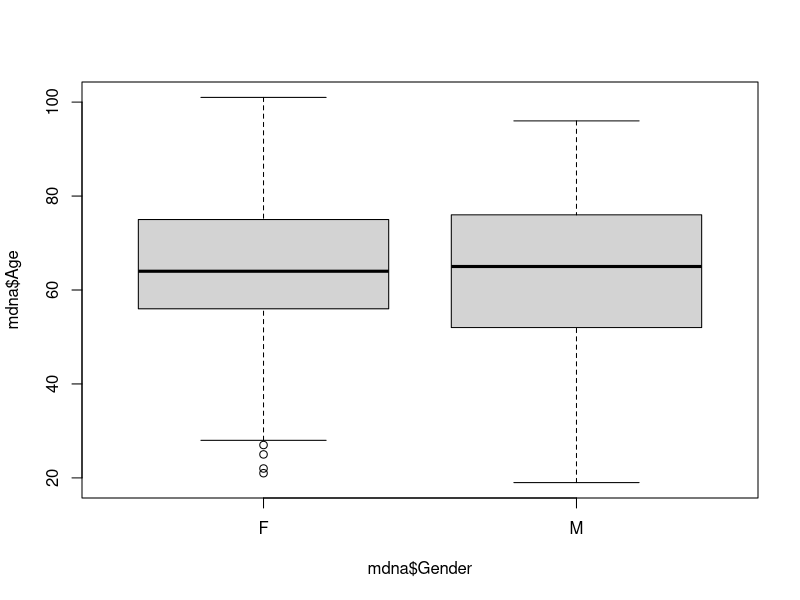
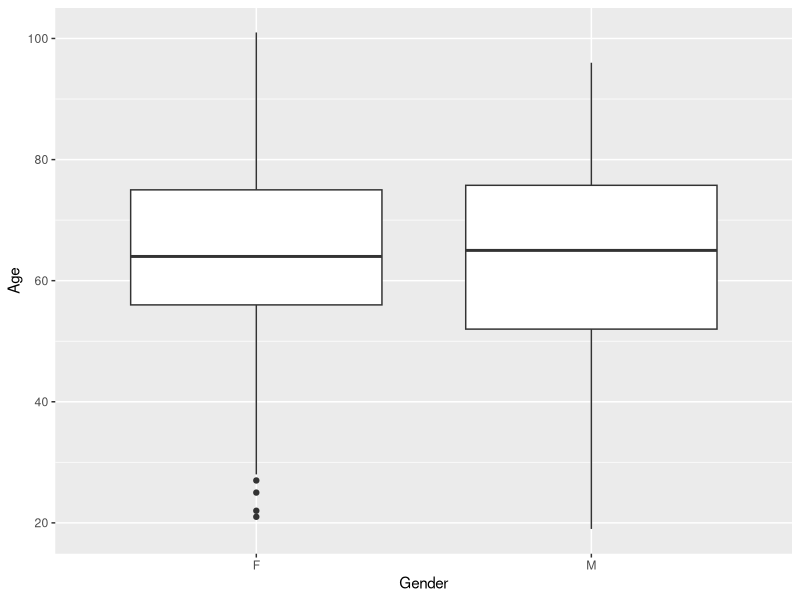
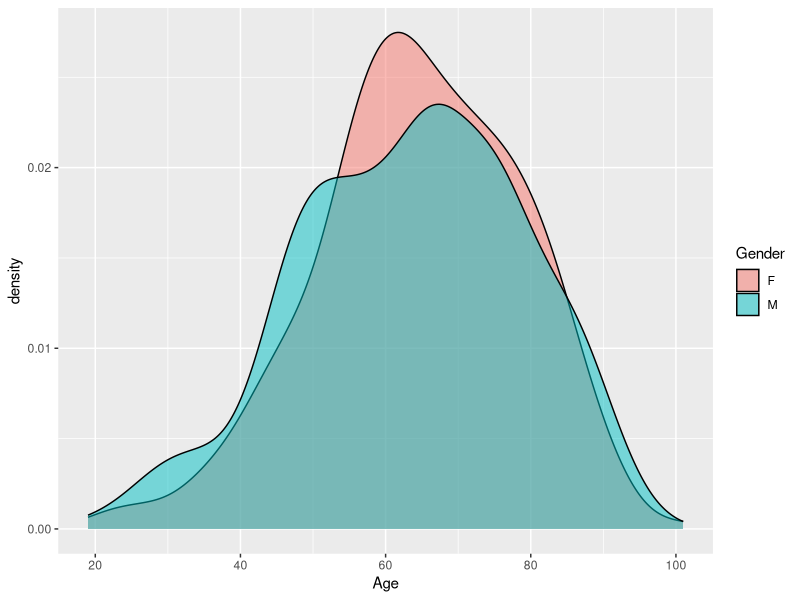
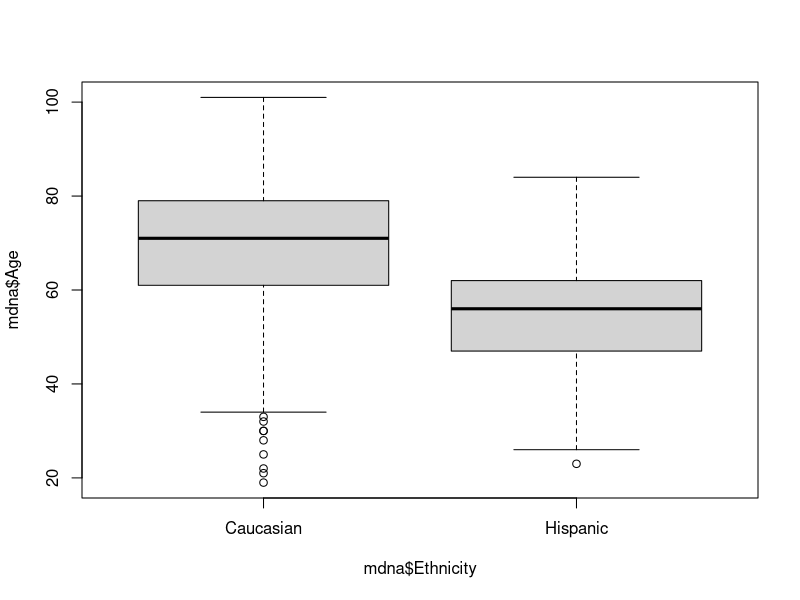
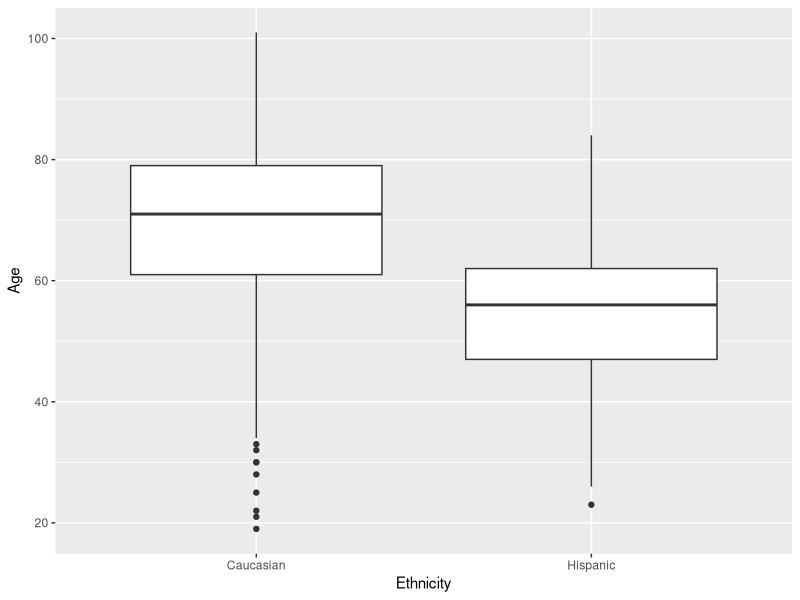
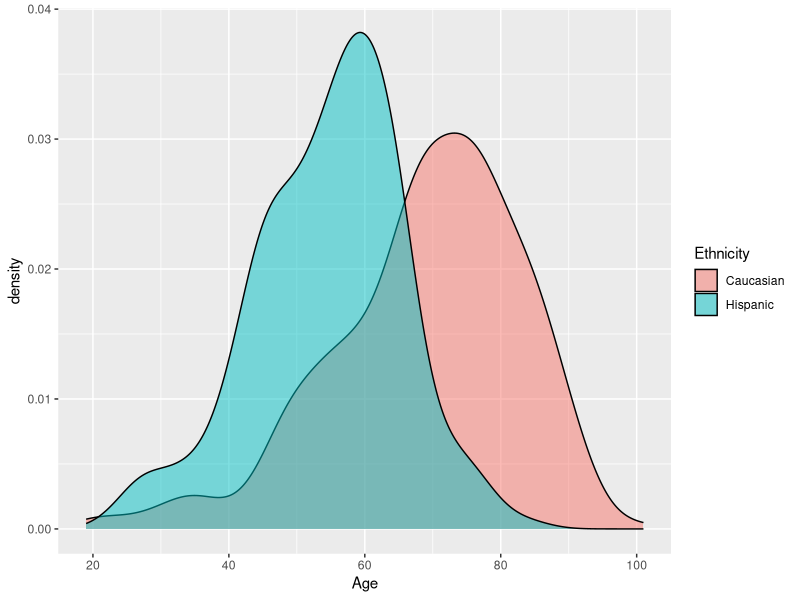
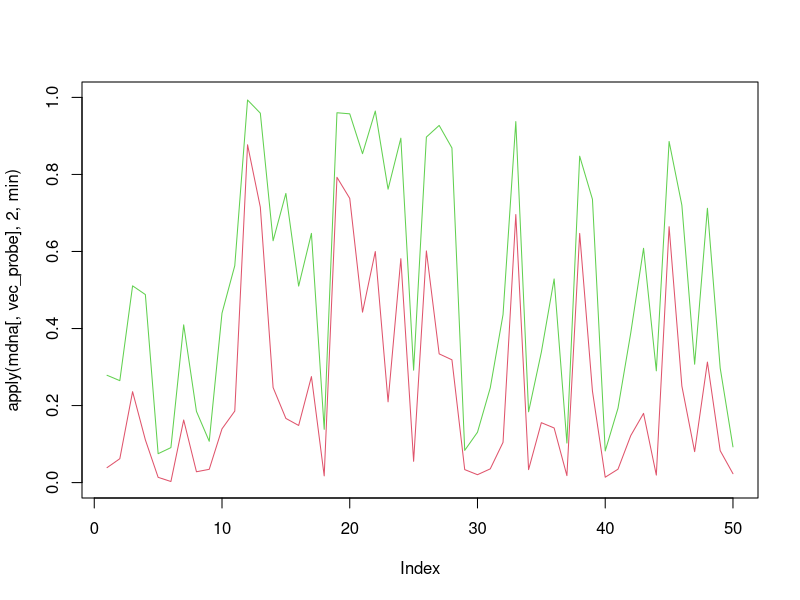
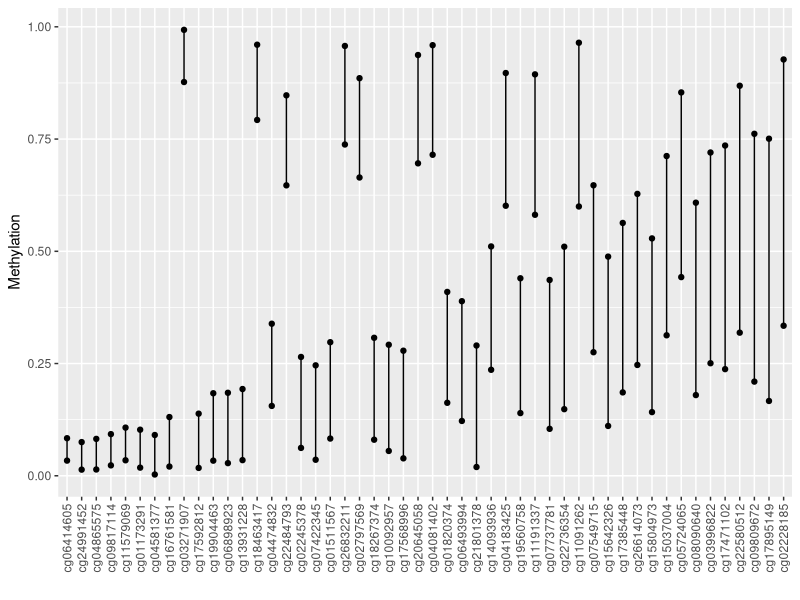

Here is the R script that generated these plots, in order:
## ---- chunk 1
knitr::opts_chunk$set(echo = TRUE,
                      warning = TRUE,
                      message = TRUE, 
                      fig.align = "center",
                      fig.asp = 0.618,
                      fig.width = 10,
                      dpi = 200, 
                      out.width = "75%")
## ---- chunk 2
library(here)       # easy directory management, as here("YOUR/FILE/PATH")
library(data.table) # fast data wrangling
library(magrittr)   # use of pipe operator `%>%`
library(ggplot2)    # graphics
library(nortest)    # normality assessment test
## ---- chunk 3
# base R
mdna <- read.csv(here("data/methDNA_data_Hannun_etal_2013.csv"), header = TRUE)

# alternative: using data.table's fread()
# mdna <- fread(here("data/methDNA_data_Hannun_etal_2013.csv"), header = TRUE)
## ---- chunk 4
# look at first 8 cols from the data
head(mdna[, 1:8])
## ---- chunk 5
# get a vector with all column names with their pattern starting with "cg" (i.e., the names of all CpG probes)
vec_probe <- grep("^cg", colnames(mdna), value = TRUE)
## ---- chunk 6
# Look through the group categories
table(mdna$Gender)
table(mdna$Ethnicity)

# gender and ethnicity
table(mdna$Ethnicity, mdna$Gender)

# proportions
round(prop.table(table(mdna$Ethnicity, mdna$Gender), margin = 2), 2)
round(prop.table(table(mdna$Ethnicity, mdna$Gender), margin = 1), 2)

# Pearson's Chi-squared test
chisq.test(table(mdna$Gender, mdna$Ethnicity))
## ---- chunk 7
# Gender and Age
boxplot(mdna$Age ~ mdna$Gender)

quantile(subset(mdna, Gender == "F")$Age)
quantile(subset(mdna, Gender == "M")$Age)

# Mann-Whitney U test
wilcox.test(mdna$Age ~ mdna$Gender)
## ---- chunk 8
# ggplot2 alternatives

# boxplot:
ggplot(mdna, aes(x = Gender, y = Age)) +
  geom_boxplot()

# density plot:
ggplot(mdna, aes(Age, fill = Gender)) +
  geom_density(alpha = 0.5)
## ---- chunk 9
# Ethnicity and Age
boxplot(mdna$Age ~ mdna$Ethnicity)

quantile(subset(mdna, Ethnicity == "Caucasian")$Age)
quantile(subset(mdna, Ethnicity == "Hispanic")$Age)

# Mann-Whitney U test
wilcox.test(mdna$Age ~ mdna$Ethnicity)
## ---- chunk 10
# ggplot2 alternatives

# boxplot:
ggplot(mdna, aes(x = Ethnicity, y = Age)) +
  geom_boxplot()

# density plot:
ggplot(mdna, aes(Age, fill = Ethnicity)) +
  geom_density(alpha = 0.5)
## ---- chunk 11
# base summary
summary(mdna[, vec_probe])

# limits of all CpG values
range(apply(mdna[, vec_probe], 2, min), 
      apply(mdna[, vec_probe], 2, max))
## ---- chunk 12
# try: 

plot(apply(mdna[, vec_probe], 2, min), ylim = c(0, 1), pch = 16, col = 2, type = "l")
lines(apply(mdna[, vec_probe], 2, max), pch = 16, col = 3)

# the same thing but easier to look at
as.data.table(mdna) %>% 
  melt(measure.vars = vec_probe, variable.name = "id_probe", value.name = "methylation") %>% 
  .[, `:=` (m_min = min(methylation), m_max = max(methylation)), by = id_probe] %>% 
  .[, m_diff := m_max - m_min] %>%
  .[, .(id_probe, m_min, m_max, m_diff)] %>% 
  unique %>% 
  ggplot(aes(x = reorder(id_probe, m_diff))) +
  geom_segment(aes(y = m_min, yend = m_max, xend = reorder(id_probe, m_diff))) +
  geom_point(aes(y = m_min)) +
  geom_point(aes(y = m_max)) +
  labs(x = "", y = "Methylation") +
  theme(axis.text.x = element_text(angle = 90, hjust = 1, vjust = 0.5))
## ---- chunk 13
# function for the log-odds transformation
logodds_trans <- function(p) log(p / (1 - p))
## ---- chunk 14
# transform the percentage values into log-odds
probe_logodds <- apply(mdna[, vec_probe], 2, logodds_trans)

# create data frame to work with
mdna_logodds <- data.frame(mdna[, 1:4], probe_logodds)

# alternatively, try with the methylation values as percentages
mdna_percent <- data.frame(mdna[, 1:4], mdna[, vec_probe]*100)
## ---- chunk 15
# CpG probes correlation with Age
vec_cor_values <- sapply(seq(vec_probe), function(x) cor(mdna_logodds$Age, mdna_logodds[, vec_probe[x]], method = "spearman"))

# look at the correlation values between each probe and Age
plot(vec_cor_values, ylim = c(-1, 1), ylab = "Spearman's Correlation")
abline(h = 0, lty = 2)

# density plot
plot(density(vec_cor_values), xlab = "Spearman's Correlation", xlim = c(-1, 1))

# save the CpG probes ordered by their absolute correlation value
vec_probe_cor <- vec_probe[order(abs(vec_cor_values), decreasing = TRUE)]
## ---- chunk 16
# CpG: cg17568996

# linear regression: formula as Y ~ x
fit1 <- lm(Age ~ cg17568996, data = mdna_logodds)

# look at the models' summary
summary(fit1)
## ---- chunk 17
# residual analysis
fit1$residuals
# or
# resid(fit1)

# density plot
plot(density(fit1$residuals))

# Q-Q plot
qqnorm(fit1$residuals)
qqline(fit1$residuals)

# histogram
hist(fit1$residuals)

# diagnostic plots
par(mfrow = c(2,2))
plot(fit1)
par(mfrow = c(1,1))
## ---- chunk 18
# proposal 1: Shapiro-Wilk normality test
shapiro.test(fit1$residuals)

# proposal 2: Lilliefors (Kolmogorov-Smirnov) normality test
nortest::lillie.test(fit1$residuals)
## ---- chunk 19
pred_fit1 <- predict(fit1)


# look at the fitted results
boxplot(pred_fit1)
range(pred_fit1)

plot(mdna_logodds$Age, pred_fit1, xlim = c(0, 100), ylim = c(0, 100))
abline(lm(pred_fit1 ~ mdna_logodds$Age))
abline(0, 1, lty = 2, col = "gray55")
## ---- chunk 20
# vector with percentages of interest
methylation_interest <- c(0.1, 0.25, 0.5, 0.75, 0.9)
# don't forget to transform the data!

# model predictions with 95% CI on estimates
predictions_fit1 <- predict(fit1, newdata = data.frame(cg17568996 = logodds_trans(methylation_interest)), interval = "confidence")

cbind(methylation = logodds_trans(methylation_interest), predictions_fit1) %>% 
  as.data.frame %>% 
  ggplot(aes(methylation, fit)) +
  geom_point(size = 2) +
  geom_errorbar(aes(ymin = lwr, ymax = upr), width = 0.2) +
  scale_y_continuous(limits = c(0, 100)) +
  labs(x = "Log-odds Methylation", y = "fit1 predicted ages")
## ---- chunk 21
# CpG probe: cg22736354

# linear regression
fit2 <- lm(Age ~ cg22736354, data = mdna_logodds)

# summary
summary(fit2)
## ---- chunk 22
# residuals analysis
lillie.test(fit2$residuals)

qqnorm(fit2$residuals)
qqline(fit2$residuals)
## ---- chunk 23
pred_fit2 <- fit2$fitted.values # this an alternative to the predict() of the fitted values

hist(pred_fit2)

# fitted results
plot(pred_fit2 ~ mdna_logodds$Age, xlim = c(0, 100), ylim = c(0, 100))
abline(lm(pred_fit2 ~ mdna_logodds$Age))
abline(0,1, lty = 2, col = "gray55")
## ---- chunk 24
# model predictions with 95% CI on estimates
predictions_fit2 <- predict(fit2, newdata = data.frame(cg22736354 = logodds_trans(methylation_interest)), interval = "confidence")

cbind(methylation = logodds_trans(methylation_interest), predictions_fit2) %>% 
  as.data.frame %>% 
  ggplot(aes(methylation, fit)) +
  geom_point(size = 2) +
  geom_errorbar(aes(ymin = lwr, ymax = upr), width = 0.2) +
  scale_y_continuous(limits = c(-15, 300)) +
  labs(x = "Log-odds Methylation", y = "fit1 predicted ages")

# justification to the slope
plot(mdna_logodds$cg22736354, mdna_logodds$Age, ylim = c(0, 100))
abline(fit2)
## ---- chunk 25
# try:

par(mfrow = c(1, 2))
plot(mdna_logodds$Age, predict(fit1), xlim = c(0, 100), ylim = c(0, 100), xlab = "Age, years", ylab = "Fitted age, fit1")
abline(lm(predict(fit1) ~ mdna_logodds$Age))
abline(0,1, lty = 2, col = "gray55")
plot(mdna_logodds$Age, predict(fit2), xlim = c(0, 100), ylim = c(0, 100), xlab = "Age, years", ylab = "Fitted age, fit2")
abline(lm(predict(fit2) ~ mdna_logodds$Age))
abline(0,1, lty = 2, col = "gray55")
par(mfrow = c(1, 1))
## ---- chunk 26
# CpG: cg22736354


# define gender as a factor with "female" as reference
mdna_logodds$Gender <- relevel(factor(mdna_logodds$Gender), ref = "F")

# fit the model
fit2_g <- lm(Age ~ cg22736354 + Gender, data = mdna_logodds)

# summary
summary(fit2_g)
## ---- chunk 27
# assessing normality of residuals
lillie.test(fit2_g$residuals)

qqnorm(fit2_g$residuals)
qqline(fit2_g$residuals)
## ---- chunk 28
# predictions for age in each gender
pred_g_female <- predict(fit2_g, newdata = data.frame(cg22736354 = mdna_logodds$cg22736354, Gender = "F"), type = "response", interval = "confidence")
pred_g_male <- predict(fit2_g, newdata = data.frame(cg22736354 = mdna_logodds$cg22736354, Gender = "M"), type = "response", interval = "confidence")
## ---- chunk 29
# CpG: cg22736354

# define gender as a factor with the caucasian group as reference level
mdna_logodds$Ethnicity <- relevel(factor(mdna_logodds$Ethnicity), ref = "Caucasian")


# fit the model
fit2_e <- lm(Age ~ cg22736354 + Ethnicity, data = mdna_logodds)

# summary
summary(fit2_e)
## ---- chunk 30
# assessing normality of residuals
qqnorm(fit2_e$residuals)
qqline(fit2_e$residuals)
## ---- chunk 31
# predictions for age in europeans and mexicans
pred_e_cauc <- predict(fit2_e, newdata = data.frame(cg22736354 = mdna_logodds$cg22736354, Ethnicity = "Caucasian"), interval = "confidence")
pred_e_hisp <- predict(fit2_e, newdata = data.frame(cg22736354 = mdna_logodds$cg22736354, Ethnicity = "Hispanic"), interval = "confidence")

rbind(
  data.frame(Age = mdna_logodds$Age, pred_e_cauc, Ethnicity = "Caucasian"), 
  data.frame(Age = mdna_logodds$Age, pred_e_hisp, Ethnicity = "Hispanic")) %>% 
  ggplot(aes(Age, fit, col = Ethnicity)) +
  geom_point() +
  geom_smooth(method = "lm")
## ---- chunk 32
# try:

plot(mdna_logodds$Age, predict(fit2_e), xlim = c(0, 100), ylim = c(0, 100), col = mdna_logodds$Ethnicity, pch = 16)
abline(lm(predict(fit2_e) ~ mdna_logodds$Age))
abline(0,1, lty = 2)

plot(mdna_logodds$Age, predict(fit2_e), xlim = c(0, 100), ylim = c(0, 100), col = mdna_logodds$Ethnicity, pch = 16)
abline(0,1, lty = 2)
abline(lm(pred_e_cauc ~ mdna_logodds$Age), lwd = 3, col = 1)
abline(lm(pred_e_hisp ~ mdna_logodds$Age), lwd = 3, col = 2)
## ---- chunk 33
# adding ethnicity interaction
fit3 <- lm(Age ~ cg22736354:Ethnicity, data = mdna_logodds)

# summary
summary(fit3)
## ---- chunk 34
# predictions for age in the two groups
pred_fit3_cauc <- predict(fit3, newdata = data.frame(cg22736354 = mdna_logodds$cg22736354, Ethnicity = "Caucasian"))
pred_fit3_hisp <- predict(fit3, newdata = data.frame(cg22736354 = mdna_logodds$cg22736354, Ethnicity = "Hispanic"))

rbind(data.frame(fit = pred_fit3_cauc, Ethnicity = "Caucasian"), data.frame(fit = pred_fit3_hisp, Ethnicity = "Hispanic")) %>% 
  ggplot(aes(fit, fill = Ethnicity)) +
  geom_density(alpha = 0.5)

plot(mdna_logodds$Age, predict(fit3), xlim = c(0, 100), ylim = c(0, 100), col = mdna_logodds$Ethnicity, pch = 16)
abline(0,1, lty = 2)
abline(lm(pred_fit3_cauc ~ mdna_logodds$Age), lwd = 3, col = 1)
abline(lm(pred_fit3_hisp ~ mdna_logodds$Age), lwd = 3, col = 2)
## ---- chunk 35
# run a simple linear model on every CpG probe available


# define empty data frame
simple_lm <- data.frame()


# run for loop
for(i in seq(vec_probe)) {

  # define formula to use
  fit_formula <- as.formula(paste0("Age ~ ", vec_probe[i]))
  # fit linear model
  fit <- lm(fit_formula, data = mdna_logodds)
  # model summary
  fit_summary <- summary(fit)

  # create a simple data frame with information about the model
  out <- data.frame(coef = vec_probe[i],
                    estimate = fit_summary$coefficients[2,1],
                    estimate_p = fit_summary$coefficients[2,4],
                    r_rquared = fit_summary$r.squared,
                    r_rquared_adj = fit_summary$adj.r.squared,
                    aic = AIC(fit),
                    bic = BIC(fit)
                    )

  # join rows of each model in output
  simple_lm <- rbind(simple_lm, out)
}

simple_lm
